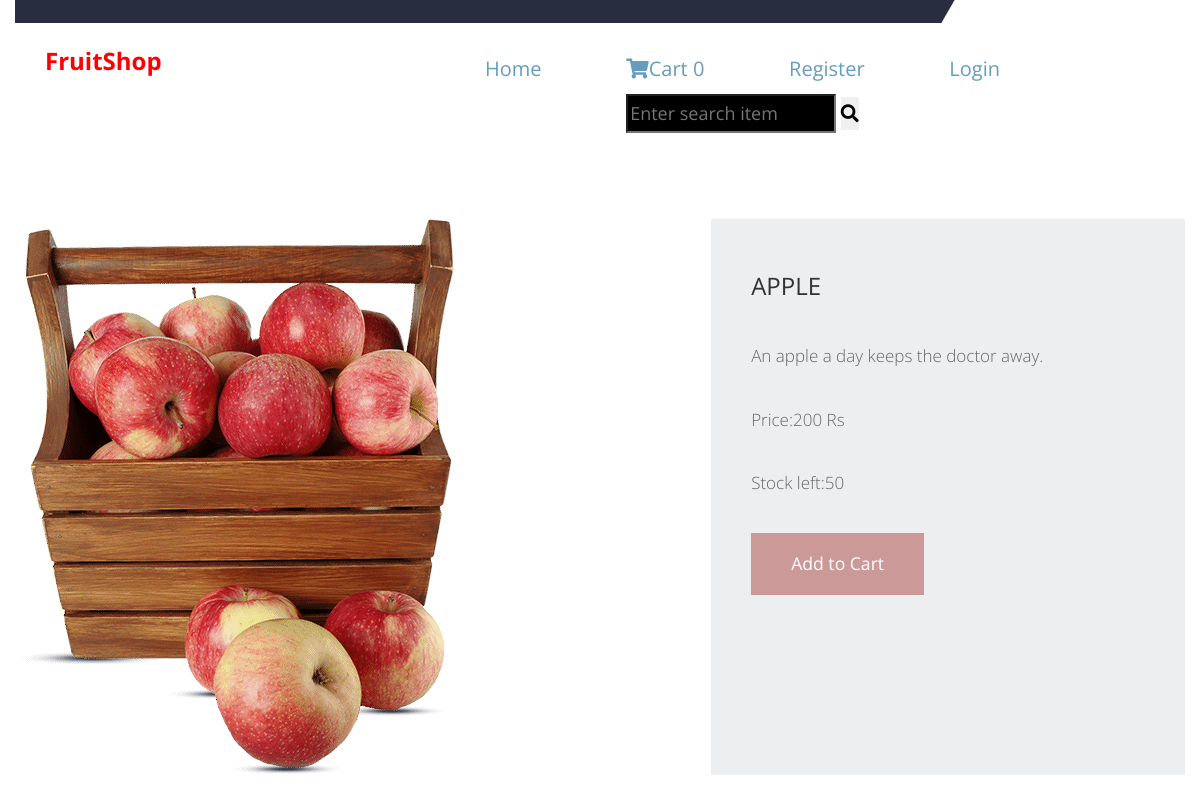
Page /apple/apple on the committed database.
### shop/models.py (models this page shows, shortened)
class product(models.Model):
    name=models.CharField(max_length=150,unique=True)
    slug=models.SlugField(max_length=150,unique=True)
    img=models.ImageField(upload_to='product')
    desc=models.TextField()
    price=models.IntegerField()
    stock=models.IntegerField()
    available=models.BooleanField()
    category=models.ForeignKey(categ,on_delete=models.CASCADE)

### shop/views.py (the view)
# urls.py: path('<slug:c_slug>/<slug:product_slug>',views.productDetails,name='details'),
def productDetails(request,c_slug,product_slug):
    try:
        prod=product.objects.get(category__slug=c_slug,slug=product_slug)
    except Exception as e:
        raise e
    return render(request,'item.html',{'pr':prod})

### cart/context_processor.py (called while the page is built)
def count(request):
    item_count=0
    if 'admin' in request.path:
        return {}
    else:
        try:
            ct=cartlist.objects.filter(cart_id=c_id(request))
            cti=item.objects.all().filter(cart=ct[:1])
            for c in cti:
                item_count+=c.quantity
        except cartlist.DeosNotExist:
            item_count=0
        return dict(itc=item_count)

### cart/views.py (called while the page is built)
def c_id(request):
    ct_id=request.session.session_key
    if not ct_id:
        ct_id=request.session.create()
    return ct_id

### templates/item.html (shortened to what this page needs)
{% extends 'base.html' %}
{% block content %}
{% load static %}
<!DOCTYPE html>
<html lang="en">
<head>
    <link href="{% static 'pr/fontawesome/css/all.min.css' %}" rel="stylesheet" />
    <link href="{% static 'pr/css/templatemo-comparto.css' %}" rel="stylesheet" />
</head>
<body>
    <br><br>
        <section class="tm-mb-1" id="about">
            <div class="tm-row tm-about-row">
                <div class="tm-section-1-l">
                    <img src="{{pr.img.url}}" alt="About image" class="tm-img-responsive">
                </div>
                <article class="tm-section-1-r tm-bg-color-8">
                    <h2 class="tm-mb-2 tm-title-color">{{pr.name}}</h2>
                    <p>{{pr.desc}}</p><p>Price:{{pr.price}} Rs</p>
                    <p>Stock left:{{pr.stock}}</p>
                    {% if pr.stock <= 0 %}
                    <h1 style="color:red;">Sorry. No stock left</h1>
                    {% else %}
                    <a href="{% url 'addcart' pr.id %}" class="tm-btn tm-btn-1 tm-link-to-services">Add to Cart</a>
                    {% endif %}
                </article>
            </div>
        </section>
</body>
</html>
{% endblock %}

### static/hm/css/style.css (style rules this page uses)
* { box-sizing: border-box !important; }
::placeholder { opacity: 1 !important; }
html { scroll-behavior: smooth; }
body { color: #666666; font-size: 14px; font-family: 'poppins', sans-serif; line-height: 1.80857; font-weight: normal; overflow-x: hidden; }
a { color: #1f1f1f; text-decoration: none !important; outline: none !important; -webkit-transition: all .3s ease-in-out; -moz-transition: all .3s ease-in-out; -ms-transition: all .3s ease-in-out; -o-transition: all .3s ease-in-out; transition: all .3s ease-in-out; }
h1, h2, h3, h4, h5, h6 { letter-spacing: 0; font-weight: normal; position: relative; padding: 0 0 10px 0; font-weight: normal; line-height: normal; color: #111111; margin: 0 }
h2 { font-size: 22px }
*, *::after, *::before { -webkit-box-sizing: border-box; -moz-box-sizing: border-box; box-sizing: border-box; }
p { margin: 0px; font-weight: 300; font-size: 17px; line-height: 28px; color: #333; }
a { color: #222222; text-decoration: none; outline: none !important; }
a, .btn { text-decoration: none !important; outline: none !important; -webkit-transition: all .3s ease-in-out; -moz-transition: all .3s ease-in-out; -ms-transition: all .3s ease-in-out; -o-transition: all .3s ease-in-out; transition: all .3s ease-in-out; }

### static/pr/css/templatemo-comparto.css (style rules this page uses)
*, *::before, *::after { box-sizing: border-box; outline: none; }
ul, h1, h2, h3, h4, p, figure { padding: 0; margin: 0; }
body { font-family: 'Open Sans', Arial, sans-serif; font-size: 18px; overflow-x: hidden; padding-left: 15px; padding-right: 15px; margin: 0; }
h2 { font-size: 1.5rem; }
a { transition: all 0.3s ease; text-decoration: none; }
p { color: #666; line-height: 1.7; margin-bottom: 35px; }
h1, h2, h3, h4, h5, h6 { color: #333; }
.tm-mb-1 { margin-bottom: 20px; }
.tm-mb-2 { margin-bottom: 40px; }
.tm-bg-color-8 { background-color: #EDEEEF; }
.tm-img-responsive { max-width: 100%; height: auto; }
.tm-section-1-l { width: 57.85%; margin-right: 1.65%; }
.tm-section-1-r { padding: 50px 40px; width: 40.5%; }
.tm-row { display: flex; }
.tm-btn { display: inline-block; padding: 15px 40px; font-size: 1.1rem; border: none; background-color: #CC9999; color: white; }
a { color: #666; }

### rows in the picture
product: img (picture), name "APPLE", desc "An apple a day keeps the doctor away.", price "200", stock "50"

### other values in the picture
{{ itc }} "0"
